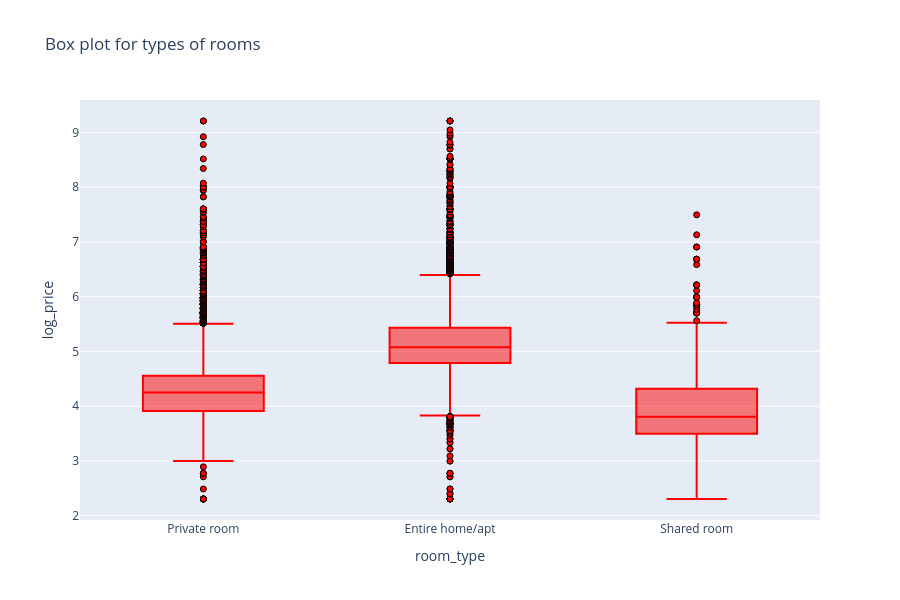

The notebook cell this image was saved under:
### Code cell
fig = px.box(ab_nyc, x="room_type", y ="log_price", title="Box plot for types of rooms",points="outliers")
fig.update_traces(marker = dict(color = "red", line =dict(color = "black", width = 1)))
fig.update_layout(height = 600)
fig.show()

### Figure 1 — Plotly figure (JSON) as saved in the notebook; plotly's stock layout.template omitted (floating-point values rounded to 4 significant figures; data arrays with more than 128 entries replaced by an {"elided": "..."} marker saying what was removed)
{"data": [{"alignmentgroup": "True", "boxpoints": "outliers", "hovertemplate": "room_type=%{x}<br>log_price=%{y}<extra></extra>", "legendgroup": "", "marker": {"color": "red", "line": {"color": "black", "width": 1}}, "name": "", "notched": false, "offsetgroup": "", "orientation": "v", "showlegend": false, "type": "box", "x": {"elided": "48884 str values"}, "x0": " ", "xaxis": "x", "y": {"elided": "48884 float values"}, "y0": " ", "yaxis": "y"}], "layout": {"boxmode": "group", "height": 600, "legend": {"tracegroupgap": 0}, "title": {"text": "Box plot for types of rooms"}, "xaxis": {"anchor": "y", "domain": [0, 1], "title": {"text": "room_type"}}, "yaxis": {"anchor": "x", "domain": [0, 1], "title": {"text": "log_price"}}}}
